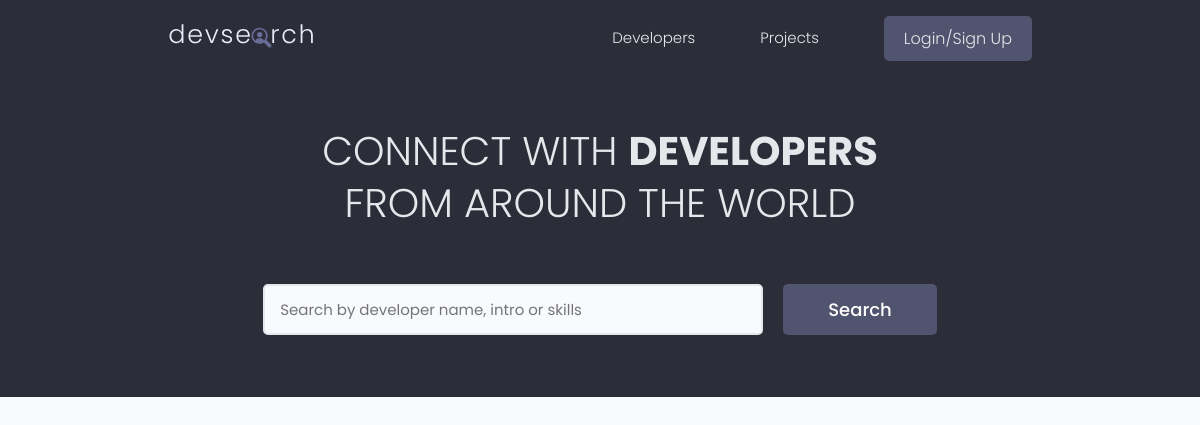
The app's page /, older data.
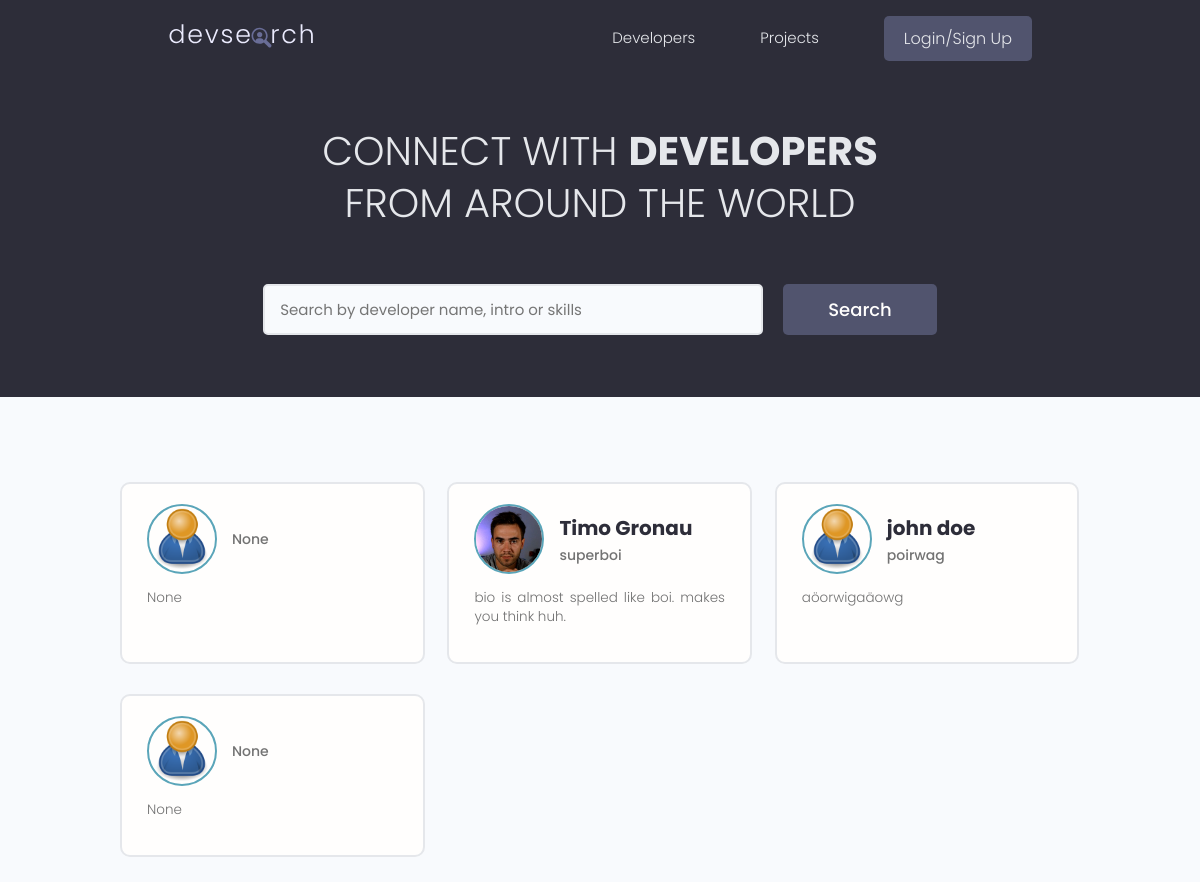
The same page, newer data.
### users/models.py (models this page shows, shortened)
class Profile(models.Model):
    id = models.UUIDField(default=uuid.uuid4, unique=True, primary_key=True, editable=False)
    user = models.OneToOneField(User, on_delete=models.CASCADE, null=True, blank=True)
    name = models.CharField(max_length=200, null=True, blank=True)
    username = models.CharField(max_length=200, null=True, blank=True)
    location = models.CharField(max_length=200, null=True, blank=True)
    email = models.EmailField(max_length=500, blank=True, null=True)
    short_intro = models.CharField(max_length=200, null=True, blank=True)
    bio = models.TextField(blank=True, null=True)
    profile_image = models.ImageField(null=True, blank=True, upload_to="profiles/", default="profiles/user-default.png")
    social_github = models.CharField(max_length=200, null=True, blank=True)
    social_twitter = models.CharField(max_length=200, null=True, blank=True)
    social_linkedin = models.CharField(max_length=200, null=True, blank=True)
    social_stackoverflow = models.CharField(max_length=200, null=True, blank=True)
    social_website = models.CharField(max_length=200, null=True, blank=True)
    created_at = models.DateTimeField(auto_now_add=True)
    skills = models.ManyToManyField('Skill', related_name='profiles')

### users/views.py (the view)
# urls.py: path("", views.profiles, name="profiles"),
def profiles(request):
    profiles, search_query = search_profiles(request)
    page = request.GET.get('page', 1)
    results = 4
    paginator = Paginator(profiles, results)
    elided_page_range = paginator.get_elided_page_range(number=page)
    profiles = paginator.page(page)
    context = {
        'profiles':profiles,
        'search_query':search_query,
        "paginator":paginator,
        'elided_page_range':elided_page_range
        }
    return render(request, "users/profiles.html", context)

### users/utils.py (called while the page is built)
def search_profiles(request):
    search_query = ""
    if request.GET.get("search_query"):
        search_query = request.GET.get("search_query")
    profiles = Profile.objects.distinct().filter(
        Q(name__icontains=search_query) |
        Q(short_intro__icontains=search_query) |
        Q(skills__name__icontains=search_query)
        )
    return profiles, search_query

### users/templates/users/profiles.html (shortened to what this page needs)
{% extends "main.html" %} {% block content%}
<main class="home">
  <section class="hero-section text-center">
    <div class="container container--narrow">
      <div class="hero-section__box">
        <h2>CONNECT WITH <span>DEVELOPERS</span></h2>
        <h2>FROM AROUND THE WORLD</h2>
      </div>
      <div class="hero-section__search">
        <form class="form" action={% url "profiles" %} method="get">
          <div class="form__field">
            <input
              class="input input--text"
              id="formInput#search"
              type="text"
              name="search_query"
              value="{{search_query}}"
              placeholder="Search by developer name, intro or skills"
            />
          </div>
          <input class="btn btn--sub btn--lg" type="submit" value="Search" />
        </form>
      </div>
    </div>
  </section>
  <section class="devlist">
    <div class="container">
      <div class="grid grid--three">
        {% for profile in profiles%}
        <div class="column card">
          <div class="dev">
            <a href="{% url 'user-profile' profile.id%}" class="card__body">
              <div class="dev__profile">
                <img
                  class="avatar avatar--md"
                  src="{{profile.profile_image.url}}"
                  alt="image"
                />
                <div class="dev__meta">
                  <h3>{{profile.name}}</h3>
                  <h5>{{profile.short_intro|slice:"60"}}</h5>
                </div>
              </div>
              <p class="dev__info">{{profile.bio|slice:"150"}}</p>
            </a>
          </div>
        </div>
        {% endfor %}
      </div>
    </div>
  </section>
</main>
{% endblock content %}

### templates/main.html (shortened to what this page needs)
<!DOCTYPE html>
{% load static %}
<html>
  <head>
    <link
      rel="stylesheet"
      href="https://cdnjs.cloudflare.com/ajax/libs/font-awesome/6.0.0-beta3/css/all.min.css"
    />
    <link
      rel="stylesheet"
      href="https://cdn.iconmonstr.com/1.3.0/css/iconmonstr-iconic-font.min.css"
    />
    <link rel="stylesheet" href="{%static 'uikit/styles/uikit.css'%}" />
    <link rel="stylesheet" href="{%static 'styles/app.css'%}" />
  </head>
  <body>
    {%include 'navbar.html'%}
    {% block content%}
    {%endblock content%}
  </body>
</html>

### templates/navbar.html (shortened to what this page needs)
{%load static%}
{% load custom_filters %}
  <header class="header">
    <div class="container container--narrow">
      <a href="{% url 'profiles' %}" class="header__logo">
        <img src="{% static 'images/logo.svg'%}" alt="DevSearch Logo" />
      </a>
      <nav class="header__nav">
        <ul class="header__menu">
          <li class="header__menuItem"><a href="{% url "profiles" %}">Developers</a></li>
          <li class="header__menuItem"><a href="{% url "projects" %}">Projects</a></li>
          {% if request.user.is_authenticated %}
          <li class="header__menuItem"><a href="{% url 'account' %}">Account</a></li>
          {% if request.user|unread_messages_count%}
          <li class="header__menuItem">
            <a href="{% url 'inbox' %}">Inbox ({{ request.user|unread_messages_count }})</a>
          </li>
          {% else %}
          <li class="header__menuItem">
            <a href="{% url 'inbox' %}">Inbox</a>
          </li>
          {% endif %}
          <li class="header__menuItem"><a href="{% url 'logout' %}" class="btn btn--sub">Logout</a></li>
          {% else %}
          <li class="header__menuItem"><a href="{% url 'login' %}" class="btn btn--sub">Login/Sign Up</a></li>
          {% endif %}
        </ul>
      </nav>
    </div>
  </header>

### static/styles/app.css (style rules this page uses)
:root { --color-sub: #2d2d39; }
.btn--sub { background-color: var(--color-sub-light); }
.card { border: 2px solid var(--color-light); }
img { width: 100%; }
.header { position: sticky; z-index: 111; background-color: var(--color-sub); padding: 1.5rem 0; }
.header > .container { display: flex; justify-content: space-between; align-items: center; }
.header__logo > img { height: 3.8rem; }
.header__nav > ul { display: inline-flex; align-items: center; list-style: none; gap: 6.5rem; }
.header__menuItem > a { color: var(--color-light); font-weight: 300; }
.hero-section { height: 40vh; display: flex; align-items: center; background-color: var(--color-sub); }
.hero-section__box { margin-bottom: 4rem; }
.hero-section__box > h2, .hero-section__box > h2 > span { font-size: 4rem; color: var(--color-light); line-height: 1.3; text-transform: uppercase; }
.hero-section__box > h2 { font-weight: 300; }
.hero-section__box > h2 > span { font-weight: 700; }
.hero-section__search > .form { display: flex; align-items: center; justify-content: center; gap: 2rem; }
.hero-section__search > .form input.input--text { width: 50rem; }
.devlist { margin-top: 8rem; }
.devlist .grid { align-items: stretch; }
.devlist .dev .dev__profile { display: flex; align-items: center; gap: 1.5rem; }
.devlist .dev .dev__meta h3 { color: var(--color-sub); font-size: 2rem; font-weight: 700; }
.devlist .dev .dev__meta h5 { color: var(--color-text); font-size: 1.4rem; font-weight: 500; }
.devlist .dev .dev__info { margin: 1.5rem 0; font-size: 1.35rem; line-height: 1.4; text-align: justify; }

### static/uikit/styles/modules/_variables.css (style rules this page uses)
:root { --color-main: #5aa5b9; --color-main-light: #e6faff; --color-sub: #3f4156; --color-sub-light: #51546e; --color-sub-lighter: #ededfd; --color-text: #737373; --color-gray: #8b8b8b; --color-light: #e5e7eb; --color-light-gray: #767676; --color-bg: #f8fafd; --color-white: #fffefd; --color-white-light: #f3f3f3; --color-success: #359e64; --color-success-bg: #def8e8; --color-error: #fc4b0b; --color-error-bg: #fff2ee; --font-base: 'Poppins', arial, helvetica, 'Segoe UI', roboto, ubuntu, sans-serif; --font-monospace: 'Fira Code', 'Courier New', courier, monospace; --font-regular: 300; --font-medium: 500; --font-bold: 700; --generic-shadow: 1px 1px 5px #00000010; --generic-transition: all 0.3s ease-in-out; }

### static/uikit/styles/modules/_base.css (style rules this page uses)
* { margin: 0; padding: 0; box-sizing: border-box; text-rendering: optimizeLegibility; color: inherit; font-size: inherit; }
html { font-size: 50%; }
@media only screen and (min-width: 480px) { html { font-size: 56.25%; } }
@media only screen and (min-width: 1200px) { html { font-size: 62.5%; } }
body { line-height: 1.6; font-weight: 400; font-size: 1.5rem; color: var(--color-text); background-color: var(--color-bg); min-height: 100vh; }

### static/uikit/styles/modules/_typography.css (style rules this page uses)
* { font-family: var(--font-base); }
h2 { font-size: 3.6rem; font-weight: var(--font-bold); }
h3 { font-size: 3.2rem; font-weight: var(--font-medium); }
h5 { font-size: 2.4rem; font-weight: var(--font-medium); }
h5, h6 { font-weight: var(--font-regular); }
p, span, strong { font-size: 1.6rem; color: var(--color-text); font-weight: var(--font-regular); }
a { padding-bottom: 2px; text-decoration: none; display: inline-block; color: var(--color-main); font-weight: var(--font-medium); }

### static/uikit/styles/modules/_utilities.css (style rules this page uses)
.container { width: 92%; max-width: 165rem; margin: 0 auto; box-sizing: border-box; }
.container--narrow { width: 92%; max-width: 120rem; }
@media screen and (min-width: 1000px) { .container { width: 90%; } }
@media screen and (min-width: 1000px) { .container--narrow { width: 85%; } }
@media screen and (min-width: 1200px) { .container { width: 80%; } }
@media screen and (min-width: 1200px) { .container--narrow { width: 72%; } }
.text-center { text-align: center; }

### static/uikit/styles/modules/_avatar.css (style rules this page uses)
.avatar { border-radius: 50%; border: 2px solid var(--color-main); object-fit: cover; }
.avatar--md { height: 7rem; width: 7rem; }

### static/uikit/styles/modules/_button.css (style rules this page uses)
.btn { display: inline-block; position: relative; cursor: pointer; background-color: var(--color-light); font-weight: var(--font-medium); color: var(--color-sub); text-decoration: none; padding: 1rem 2rem; border-radius: 0.5rem; border: none; width: -webkit-fit-content; width: -moz-fit-content; width: fit-content; height: -webkit-fit-content; height: -moz-fit-content; height: fit-content; font-size: 1.6rem; outline-width: 0; outline-color: transparent; -webkit-backface-visibility: hidden; backface-visibility: hidden; transition: all 0.3s ease-in-out; }
.btn--sub { background-color: var(--color-sub); color: var(--color-white); }
.btn--lg { font-size: 1.8rem; padding: 1.2rem 4.5rem; }

Row changes from the older to the newer data that the page shows:
added Profile: profile_image (placeholder picture), short_intro "None", bio "None"
added Profile: profile_image (picture), name "Timo Gronau", short_intro "superboi", bio "bio is almost spelled like boi. makes you think huh."
added Profile: profile_image (placeholder picture), name "john doe", short_intro "poirwag", bio "aöorwigaäowg"
added Profile: profile_image (placeholder picture), short_intro "None", bio "None"
